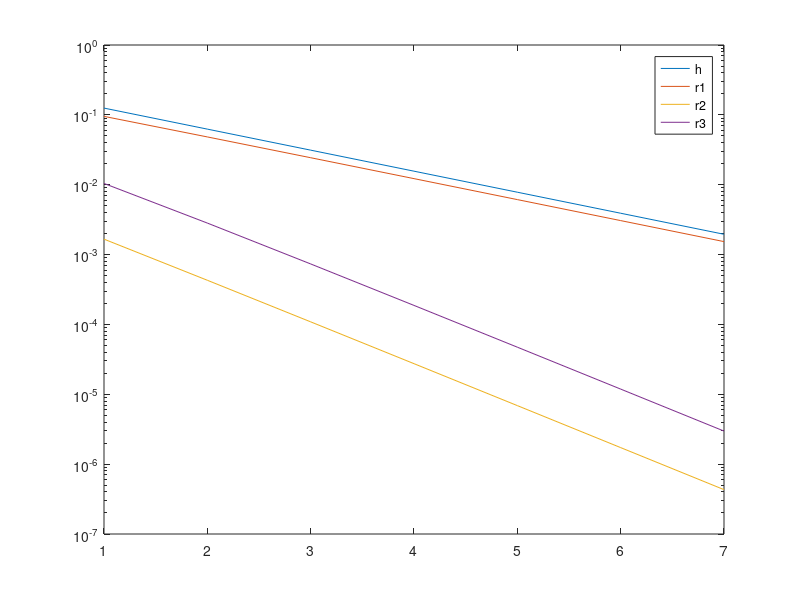
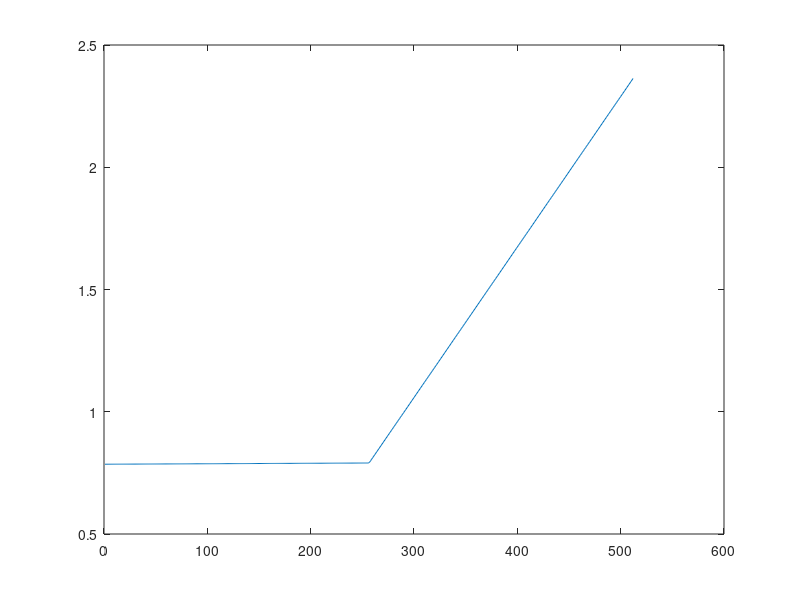

Write MATLAB code to recreate these figures, in order.
%% Variant of Eldad Code for notes in Optmization/Simulation Course
%
% d/dy*J = q;  1/m*J - du/dy = 0
% u(0) = 1;  J(1) = 0    where J = du/dy == flux 
% note u is on staggered mesh, thus no REAL u(0) exists and we must do
% 1/2*(u(ghost) + u((3/2)) = u(0) --> u(ghost) = 2*(u(0) - u(3/2))
% cell size h(k+1/2) = x(k+1) - x(k)

clear all
close all

%% Set constants
kk = 1;

for n = [8,16,32,64,128,256,512]

L = 1; % Our Length Scale (Goes from 0 -> 1)
%n = 8; % Number of nodes
h = L/n; % Size of each cell

%% Set up cells, mesh, Operators
% MESH
yN = 0:h:L; yN=yN(:); % y should be n+1 column vector in length
assert(length(yN) == (n+1),'y is not n+1 in length')
yC = yN(1:end-1) + diff(yN)/2; yC= yC(:);

% OPERATORS
e = ones(n+1,1);
Dn2c = 1/h*spdiags([-e,e],[0,1],n,n+1);
Dc2n = 1/h*spdiags([-e,e],[-1,0],n+1,n);
Ac2n  = 1/2*spdiags([e,e],[-1,0],n+1,n);

%% Fields
a = 10^9; b = pi/2+0.01;
u = @(t)(atan(a*t - 1/2*a).*t - 1/2*atan(a*t - 1/2*a) ...
    -1/(2*a)*log((a*t - 1/2*a).^2 + 1) + b*t);
up = @(t)(atan(a*(t-0.5)) + b);
m = @(t)(1./up(t).*exp(t));
J = @(t)(up(t).*m(t));
rhs = @(t)(exp(t));
%% Boundary Conditions and Boundary Corrections
yB = [yN(1); yN(end)];

s = Ac2n*(1./m(yC));
s(1) = (1/m(h/2) + 1/m(-h/2))/4;
s(end) = (1/m(1-h/2) + 1/m(1+h/2))/4;
Sdiag = diag(s);
SdiagINV = diag(1./s);
% Boundary Condition Matrix
B = sparse(n+1,2); B(1,1) = 1/h; B(end,end) = -1/h;

% check truncation error
r1 = -Dc2n*u(yC) + Sdiag*J(yN) + (B*u(yB));
r2 = Dn2c * J(yN) - rhs(yC);
% now solve and compare solution error
A = Dn2c*SdiagINV*Dc2n;
b = rhs(yC) + Dn2c*SdiagINV*B*u(yB);
uN = A\b; uA = u(yC);
r3 = uA-uN;

%% print some info
rho(kk,:) = [h,norm(r1,'inf'),norm(r2,'inf'),norm(r3,'inf')]; kk = kk+1;
fprintf('%3.2e %3.2e %3.2e %3.2e\n',h,norm(r1,'inf'),norm(r2,'inf'),norm(r3,'inf'));
end
%% check convergence rate
fprintf('\n\n\n Convergence summary\n\n');
fprintf('h |r1|_inf |r2|_inf |error|_inf \n\n')
fprintf('%3.2e %3.2e %3.2e %3.2e\n',(rho(1:end-1,:)./rho(2:end,:))')

figure(1)
t = 1:kk-1;
semilogy(t,rho(:,1),t,rho(:,2),t,rho(:,3),t,rho(:,4))
legend('h','r1','r2','r3','Location','Best')

figure(2)
plot(uN)
